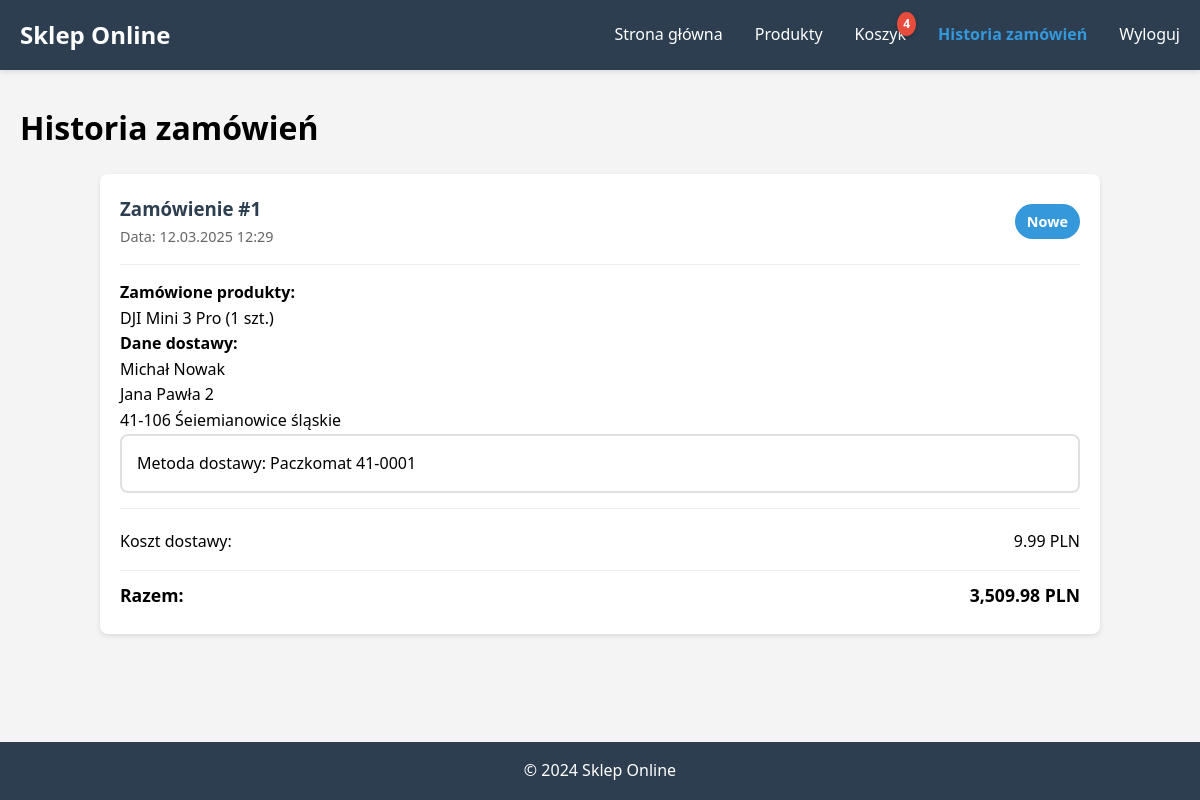
The page /orders.php (signed in) on the database its author committed.
### tables this page shows
CREATE TABLE `orders` (
  `id` int(11) NOT NULL,
  `user_id` int(11) DEFAULT NULL,
  `total_amount` decimal(10,2) DEFAULT NULL,
  `shipping_method` varchar(50) NOT NULL,
  `shipping_cost` decimal(10,2) NOT NULL,
  `shipping_address_id` int(11) DEFAULT NULL,
  `status` varchar(20) DEFAULT NULL,
  `order_date` timestamp NOT NULL DEFAULT current_timestamp()
);

### orders.php (the view, shortened to what this page needs)
<?php
require_once 'config.php';
$cart_count = $pdo->query("SELECT SUM(quantity) FROM cart_items WHERE user_id = " . $_SESSION['user_id'])->fetchColumn() ?: 0;
try {
    $stmt = $pdo->prepare("
        SELECT
            o.id,
            o.order_date,
            o.total_amount,
            o.shipping_method,
            o.shipping_cost,
            o.status,
            sa.full_name,
            sa.street,
            sa.city,
            sa.postal_code,
            sa.shipping_point,
            GROUP_CONCAT(CONCAT(p.name, ' (', oi.quantity, ' szt.)') SEPARATOR ', ') as products_list
        FROM orders o
        LEFT JOIN shipping_addresses sa ON o.id = sa.order_id
        LEFT JOIN order_items oi ON o.id = oi.order_id
        LEFT JOIN products p ON oi.product_id = p.id
        WHERE o.user_id = ?
        GROUP BY o.id
        ORDER BY o.order_date DESC
    ");
    $stmt->execute([$_SESSION['user_id']]);
    $orders = $stmt->fetchAll(PDO::FETCH_ASSOC);
} catch (PDOException $e) {
    die("Błąd podczas pobierania zamówień: " . $e->getMessage());
}
?>
<!DOCTYPE html>
<html lang="pl">
<head>
    <link rel="stylesheet" href="style.css">
</head>
<body>
    <header>
        <nav>
            <div class="logo">Sklep Online</div>
            <ul>
                <li><a href="index.php">Strona główna</a></li>
                <li><a href="products.php">Produkty</a></li>
                <li>
                    <a href="cart.php" class="cart-link">
                        Koszyk
                        <?php if ($cart_count > 0): ?>
                            <span class="cart-count"><?php echo $cart_count; ?></span>
                        <?php endif; ?>
                    </a>
                </li>
                <li><a href="orders.php" class="active">Historia zamówień</a></li>
                <li><a href="logout.php">Wyloguj</a></li>
            </ul>
        </nav>
    </header>
    <div class="container">
        <h1>Historia zamówień</h1>
        <?php if (empty($orders)): ?>
            <div class="no-orders">
                <p>Nie masz jeszcze żadnych zamówień.</p>
                <a href="products.php" class="btn btn-primary">Przejdź do sklepu</a>
            </div>
        <?php else: ?>
            <div class="orders-list">
                <?php foreach ($orders as $order): ?>
                    <div class="order-card">
                        <div class="order-header">
                            <div class="order-info">
                                <h3>Zamówienie #<?php echo $order['id']; ?></h3>
                                <span class="order-date">
                                    Data: <?php echo date('d.m.Y H:i', strtotime($order['order_date'])); ?>
                                </span>
                            </div>
                            <div class="order-status <?php echo strtolower($order['status']); ?>">
                                <?php
                                switch($order['status']) {
                                    case 'new': echo 'Nowe'; break;
                                }
                                ?>
                            </div>
                        </div>
                        <div class="order-content">
                            <div class="products-section">
                                <h4>Zamówione produkty:</h4>
                                <p><?php echo htmlspecialchars($order['products_list']); ?></p>
                            </div>
                            <div class="shipping-section">
                                <h4>Dane dostawy:</h4>
                                <?php if ($order['shipping_method'] != 'pickup'): ?>
                                    <p><?php echo htmlspecialchars($order['full_name'] ?? ''); ?></p>
                                    <p><?php echo htmlspecialchars($order['street'] ?? ''); ?></p>
                                    <p><?php echo htmlspecialchars(($order['postal_code'] ?? '') . ' ' . ($order['city'] ?? '')); ?></p>
                                <?php endif; ?>
                                <p class="shipping-method">
                                    Metoda dostawy:
                                    <?php
                                    switch($order['shipping_method']) {
                                        case 'parcel_locker':
                                            $point = $order['shipping_point'] ?? '';
                                            echo 'Paczkomat ' . htmlspecialchars($point);
                                            break;
                                    }
                                    ?>
                                </p>
                            </div>
                            <div class="order-summary">
                                <div class="summary-row">
                                    <span>Koszt dostawy:</span>
                                    <span><?php echo number_format($order['shipping_cost'], 2); ?> PLN</span>
                                </div>
                                <div class="summary-row total">
                                    <span>Razem:</span>
                                    <span><?php echo number_format($order['total_amount'], 2); ?> PLN</span>
                                </div>
                            </div>
                        </div>
                    </div>
                <?php endforeach; ?>
            </div>
        <?php endif; ?>
    </div>
    <footer>
        <p>&copy; 2024 Sklep Online</p>
    </footer>
</body>
</html>

### style.css (style rules this page uses)
* { margin: 0; padding: 0; box-sizing: border-box; }
body { font-family: 'Segoe UI', Tahoma, Geneva, Verdana, sans-serif; line-height: 1.6; background-color: #f4f4f4; }
header { background-color: #2c3e50; padding: 1rem 0; box-shadow: 0 2px 5px rgba(0,0,0,0.1); }
nav { max-width: 1200px; margin: 0 auto; display: flex; justify-content: space-between; align-items: center; padding: 0 20px; }
.logo { color: #fff; font-size: 1.5rem; font-weight: bold; }
nav ul { display: flex; list-style: none; }
nav ul li { margin-left: 2rem; }
nav ul li a { color: #fff; text-decoration: none; transition: color 0.3s ease; }
.container { max-width: 1200px; margin: 2rem auto; padding: 0 20px; }
footer { background-color: #2c3e50; color: #fff; text-align: center; padding: 1rem 0; position: fixed; bottom: 0; width: 100%; }
nav ul li a.active { color: #3498db; font-weight: bold; }
.cart-link { position: relative; display: inline-block; }
.cart-count { position: absolute; top: -10px; right: -10px; background-color: #e74c3c; color: white; border-radius: 50%; padding: 2px 6px; font-size: 12px; min-width: 16px; text-align: center; font-weight: bold; box-shadow: 0 2px 4px rgba(0,0,0,0.2); }
.orders-list { max-width: 1000px; margin: 20px auto; }
.order-card { background: white; border-radius: 8px; margin-bottom: 20px; padding: 20px; box-shadow: 0 2px 5px rgba(0,0,0,0.1); }
.order-header { display: flex; justify-content: space-between; align-items: center; margin-bottom: 15px; padding-bottom: 15px; border-bottom: 1px solid #eee; }
.order-info h3 { margin: 0; color: #2c3e50; }
.order-date { color: #666; font-size: 0.9em; }
.order-status { padding: 5px 10px; border-radius: 15px; font-size: 0.9em; font-weight: 600; }
.order-status.new { background: #3498db; color: white; }
.order-summary { margin-top: 15px; padding-top: 15px; border-top: 1px solid #eee; }
.summary-row { display: flex; justify-content: space-between; padding: 5px 0; }
.summary-row.total { font-weight: bold; font-size: 1.1em; margin-top: 10px; padding-top: 10px; border-top: 1px solid #eee; }
.shipping-method { display: flex; align-items: center; padding: 15px; border: 2px solid #e0e0e0; border-radius: 8px; cursor: pointer; transition: all 0.3s ease; }
.order-status { padding: 6px 12px; border-radius: 20px; font-size: 0.9rem; font-weight: 600; }
.order-status.new { background-color: #3498db; color: white; }

### rows shown on the page
orders: id "1", order_date "12.03.2025 12:29", status "Nowe", products_list "DJI Mini 3 Pro (1 szt.)", full_name "Michał Nowak", street "Jana Pawła 2", city "41-106 Śeiemianowice śląskie", point "41-0001", shipping_cost "9.99", total_amount "3,509.98"

### other values the page prints
$cart_count "4"
